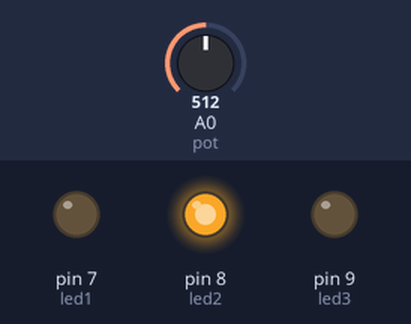
A sketch run on a simulated Arduino Uno, built with avr-gcc and run on an emulated ATmega328P. On the bench: output pins drawn as LEDs (lit = HIGH). The test bench sets the inputs (shaded band); at power-on: A0 (pot) = 512. What the sketch prints to the serial monitor is not drawn.

Above: at 1.2 s.
1.3 s: A0 (pot) set to 340
2.8 s: A0 (pot) set to 306
At 3.8 s:
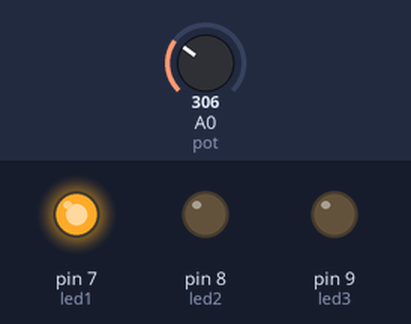
4.3 s: A0 (pot) set to 900
At 4.9 s:
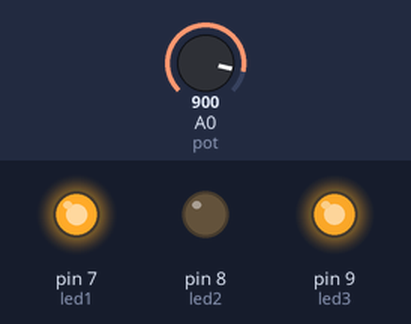
5.8 s: A0 (pot) set to 768
7.3 s: A0 (pot) set to 748
At 8.5 s:
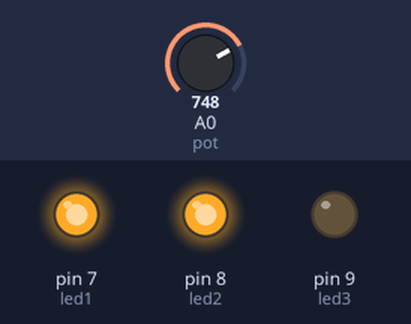
8.8 s: A0 (pot) set to 1023
At 9.5 s:
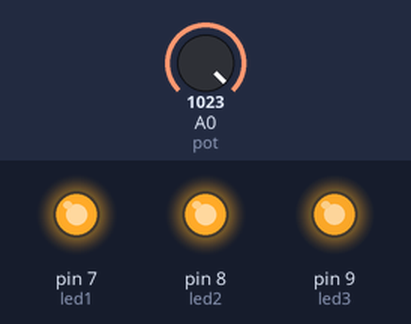
Timing chart, 0 to 11.3 s (numbered marks = the images above; inputs shaded):
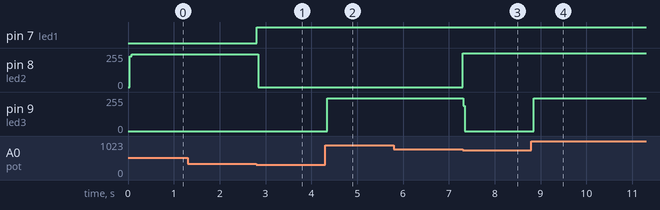

Measured:
- the behaviour switches between 322 and 321 on A0 (pot) (found by bisection; images 0 and 1)
- the behaviour switches between 760 and 759 on A0 (pot) (found by bisection; images 2 and 3)
- after the input at 2.8 s, pin 7 (led1): LOW → HIGH at once; pin 8 (led2): 244/255 → 0/255 at once
- after the input at 4.3 s, pin 9 (led3): 0/255 → 245/255 after 0.05 s
- after the input at 7.3 s, pin 8 (led2): 0/255 → 255/255 at once; pin 9 (led3): 245/255 → 0/255 at once
- after the input at 8.8 s, pin 9 (led3): 0/255 → 245/255 after 0.05 s

The sketch:

joystikle_servo.ino
```cpp
int led1 = 7;
int led2 = 8;
int led3 = 9;
int pot = A0;
void setup() {
  pinMode(led1, OUTPUT);
  pinMode(led2, OUTPUT);
  pinMode(led3, OUTPUT);
  Serial.begin(9600);
}
void loop() {
  int value = analogRead(pot);
  value = map(value, 0, 1023, 0, 35);
  if (value <= 10) {
    digitalWrite(led1, HIGH);

  }
  else if (value <= 25) {
    digitalWrite(led2,  HIGH);

  }
  else if (value <= 40) {
    digitalWrite(led3,  HIGH);
  }
  Serial.println(value);
  if (value == 0) {
    digitalWrite(led3, LOW);

  }


  else if (value >= 25) {
    digitalWrite(led3,  LOW);

  }
  else if (value > 0) {
    digitalWrite(led2,  LOW);
  }
}
```
